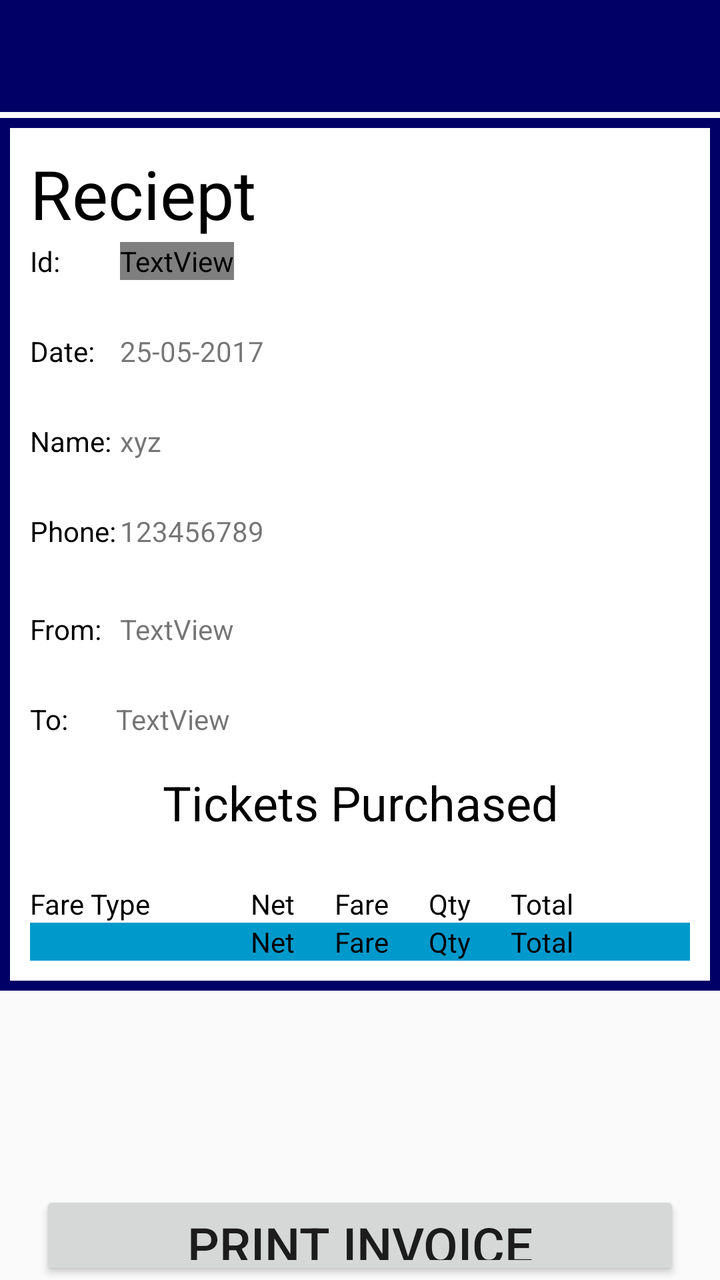
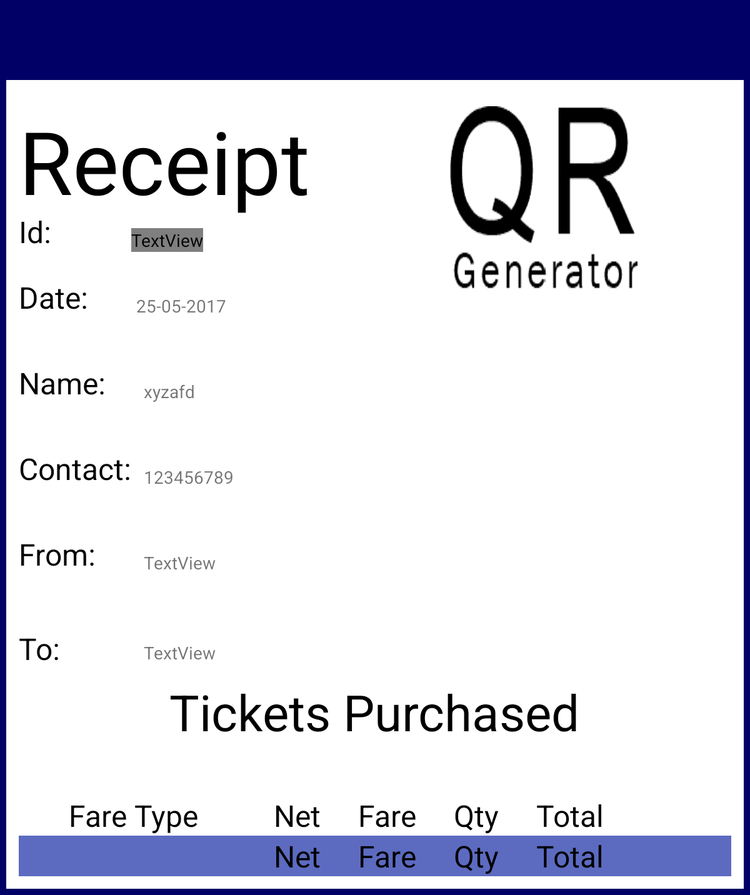

First picture: res/layout/ on a phone held upright. Second picture: the repository's own variant of that layout, on a device whose configuration matches the variant's folder. Source for both follows.
<!-- AndroidManifest.xml: application theme AppTheme -->
<!-- res/layout/invoice.xml -->
<?xml version="1.0" encoding="utf-8"?>
<LinearLayout xmlns:app="http://schemas.android.com/apk/res-auto"
    xmlns:android="http://schemas.android.com/apk/res/android"
    android:layout_width="match_parent"
    android:layout_height="wrap_content"
    android:orientation="vertical">
    <include
        android:id="@+id/app_bar_history"
        layout="@layout/app_bar">
    </include>


    <RelativeLayout
        android:layout_width="match_parent"
        android:layout_height="match_parent"
        android:background="@drawable/border"
        android:padding="15dp"

        android:orientation="vertical">

        <TextView
            android:id="@+id/receipt"
            android:layout_width="match_parent"
            android:layout_height="wrap_content"
            android:text="Reciept"
            android:textColor="@android:color/background_dark"
            android:textSize="34sp" />


        <TextView
            android:id="@+id/transId"
            android:layout_width="wrap_content"
            android:layout_height="wrap_content"
            android:layout_marginTop="47dp"
            android:text="Id:"
            android:textColor="@android:color/background_dark"
            android:textSize="14sp" />

        <TextView
            android:id="@+id/t_trans_id"
            android:layout_width="wrap_content"
            android:layout_height="wrap_content"
            android:layout_alignBottom="@+id/transId"
            android:layout_marginLeft="30dp"
            android:layout_marginStart="30dp"
            android:layout_toEndOf="@+id/transId"
            android:layout_toRightOf="@+id/transId"
            android:text="12345"
            android:textColor="@color/zxing_custom_result_view" />

        <TextView
            android:id="@+id/textView11"
            android:layout_width="wrap_content"
            android:layout_height="wrap_content"
            android:layout_below="@id/transId"
            android:layout_marginTop="26dp"
            android:text="Date:"
            android:textColor="@android:color/background_dark"
            android:textSize="14sp" />

        <TextView
            android:id="@+id/t_date"
            android:layout_width="wrap_content"
            android:layout_height="wrap_content"
            android:text="25-05-2017"
            android:layout_above="@+id/textView13"
            android:layout_alignLeft="@+id/t_trans_id"
            android:layout_alignStart="@+id/t_trans_id" />

        <TextView
            android:id="@+id/textView13"
            android:layout_width="wrap_content"
            android:layout_height="wrap_content"
            android:layout_below="@+id/textView11"
            android:layout_marginTop="26dp"
            android:text="Name:"
            android:textColor="@android:color/background_dark"
            android:textSize="14sp" />

        <TextView
            android:id="@+id/t_cust_name"
            android:layout_width="wrap_content"
            android:layout_height="wrap_content"
            android:layout_alignBottom="@+id/textView13"
            android:text="xyz"
            android:layout_alignTop="@+id/textView13"
            android:layout_alignLeft="@+id/t_date"
            android:layout_alignStart="@+id/t_date" />

        <TextView
            android:id="@+id/textView15"
            android:layout_width="wrap_content"
            android:layout_height="wrap_content"
            android:layout_below="@+id/t_cust_name"
            android:layout_marginTop="26dp"
            android:text="Phone:"
            android:textColor="@android:color/background_dark"
            android:textSize="14sp" />

        <TextView
            android:id="@+id/t_contact"
            android:layout_width="wrap_content"
            android:layout_height="wrap_content"
            android:layout_alignBottom="@+id/textView15"
            android:text="123456789"
            android:layout_alignLeft="@+id/t_cust_name"
            android:layout_alignStart="@+id/t_cust_name" />

        <LinearLayout
            android:id="@+id/layout1"
            android:layout_width="match_parent"
            android:layout_height="75dp"
            android:layout_below="@+id/textView15"
            android:weightSum="1">

            <TextView
                android:id="@+id/textView4"
                android:layout_width="wrap_content"
                android:layout_height="wrap_content"
                android:layout_marginTop="30dp"
                android:text="From:"
                android:textColor="@android:color/background_dark" />

            <TextView
                android:id="@+id/t_from"
                android:layout_width="match_parent"
                android:layout_height="wrap_content"
                android:layout_marginLeft="9dp"
                android:layout_marginTop="30dp"
                android:text="TextView" />
        </LinearLayout>

        <LinearLayout

            android:layout_width="match_parent"
            android:layout_height="wrap_content"
            android:layout_below="@+id/layout1">

            <TextView
                android:id="@+id/textView6"
                android:layout_width="wrap_content"
                android:layout_height="wrap_content"
                android:text="To:"
                android:textColor="@android:color/background_dark" />

            <TextView
                android:id="@+id/t_to"
                android:layout_width="match_parent"
                android:layout_height="wrap_content"
                android:layout_marginLeft="24dp"
                android:text="TextView" />
        </LinearLayout>

        <ImageView
            android:id="@+id/imageView"
            android:layout_width="110dp"
            android:layout_height="110dp"
            android:layout_marginEnd="31dp"
            android:layout_marginRight="31dp"
            android:layout_alignBottom="@+id/t_date"
            android:layout_alignParentRight="true"
            android:layout_alignParentEnd="true" />

        <TextView
            android:id="@+id/ticketPurchasedHeading"
            android:layout_width="wrap_content"
            android:layout_height="wrap_content"
            android:layout_below="@+id/layout1"
            android:layout_centerHorizontal="true"
            android:layout_marginTop="30dp"
            android:gravity="center"
            android:padding="5dp"
            android:text="Tickets Purchased"
            android:textColor="@android:color/background_dark"
            android:textSize="24sp" />

        <ScrollView
            android:id="@+id/scrollView2"
            android:layout_width="match_parent"
            android:layout_height="wrap_content"
            android:layout_below="@+id/ticketPurchasedHeading"
            android:layout_marginTop="20dp">

            <TableLayout xmlns:android="http://schemas.android.com/apk/res/android"
                android:layout_width="match_parent"
                android:layout_height="match_parent">

                <TableRow
                    android:layout_width="match_parent"
                    android:layout_height="wrap_content">

                    <TextView
                        android:layout_width="wrap_content"
                        android:layout_height="wrap_content"
                        android:layout_column="1"
                        android:text="Fare Type"
                        android:textColor="#000"
                        android:textSize="14dp" />

                    <TextView
                        android:layout_width="wrap_content"
                        android:layout_height="wrap_content"
                        android:layout_column="2"
                        android:layout_marginLeft="50dp"
                        android:text="Net"
                        android:textColor="#000"
                        android:textSize="14dp" />

                    <TextView
                        android:layout_width="wrap_content"
                        android:layout_height="wrap_content"
                        android:layout_column="3"
                        android:layout_marginLeft="20dp"
                        android:text="Fare"
                        android:textColor="#000"
                        android:textSize="14dp" />

                    <TextView
                        android:layout_width="wrap_content"
                        android:layout_height="wrap_content"
                        android:layout_column="4"
                        android:layout_marginLeft="20dp"
                        android:text="Qty"
                        android:textColor="#000"
                        android:textSize="14dp" />

                    <TextView
                        android:layout_width="wrap_content"
                        android:layout_height="wrap_content"
                        android:layout_column="5"
                        android:layout_marginLeft="20dp"
                        android:text="Total"
                        android:textColor="#000"
                        android:textSize="14dp" />

                </TableRow>

                <TableRow android:background="@android:color/holo_blue_dark">

                    <TextView
                        android:id="@+id/fareType"
                        android:layout_width="wrap_content"
                        android:layout_height="wrap_content"
                        android:layout_column="1"
                        android:layout_marginLeft="30dp" />

                    <TextView
                        android:id="@+id/net"
                        android:layout_width="wrap_content"
                        android:layout_height="wrap_content"
                        android:layout_column="2"
                        android:layout_marginLeft="50dp"
                        android:text="Net"
                        android:textColor="#000"
                        android:textSize="14dp" />

                    <TextView
                        android:id="@+id/farePrice"
                        android:layout_width="wrap_content"
                        android:layout_height="wrap_content"
                        android:layout_column="3"
                        android:layout_marginLeft="20dp"
                        android:text="Fare"
                        android:textColor="#000"
                        android:textSize="14dp" />

                    <TextView
                        android:id="@+id/no_of_persons"
                        android:layout_width="wrap_content"
                        android:layout_height="wrap_content"
                        android:layout_column="4"
                        android:layout_marginLeft="20dp"
                        android:text="Qty"
                        android:textColor="#000"
                        android:textSize="14dp" />

                    <TextView
                        android:id="@+id/total"
                        android:layout_width="wrap_content"
                        android:layout_height="wrap_content"
                        android:layout_column="5"
                        android:layout_marginLeft="20dp"
                        android:text="Total"
                        android:textColor="#000"
                        android:textSize="14dp" />

                </TableRow>
            </TableLayout>
        </ScrollView>
    </RelativeLayout>



        <Button
            android:id="@+id/print"
            android:layout_width="match_parent"
            android:layout_height="wrap_content"
            android:text="Print Invoice"
            android:layout_marginTop="100dp"
            android:layout_marginLeft="20dp"
            android:layout_marginRight="20dp"
            android:layout_gravity="center_horizontal|center"
            android:textSize="25sp" />




</LinearLayout>
<!-- res/layout/app_bar.xml (included above) -->
<?xml version="1.0" encoding="utf-8"?>
<android.support.v7.widget.Toolbar

xmlns:android="http://schemas.android.com/apk/res/android"

    android:orientation="vertical"
    android:layout_width="match_parent"
    android:layout_height="wrap_content"

    android:background="#000066"
    android:layout_marginBottom="3dp"
    >

</android.support.v7.widget.Toolbar>
<!-- resources referenced by this layout -->
<resources>
  <!-- drawable border (drawable) -->
  <?xml version="1.0" encoding="utf-8"?>
  <layer-list xmlns:android="http://schemas.android.com/apk/res/android">
      <item>
          <shape android:shape="rectangle">
              <solid android:color="#000066" />
          </shape>
      </item>
      <item android:left="5dp" android:right="5dp"  android:top="5dp" android:bottom="5dp" >
          <shape android:shape="rectangle">
              <solid android:color="#fff" />
          </shape>
      </item>
  </layer-list>
  <style name="AppTheme" parent="Theme.AppCompat.Light.NoActionBar">
          
          <item name="colorPrimary">@color/colorPrimary</item>
          <item name="colorPrimaryDark">@color/colorPrimaryDark</item>
          <item name="colorAccent">@color/colorAccent</item>
      </style>
  <color name="colorPrimary">#5c6bc0</color>
  <color name="colorPrimaryDark">#303F9F</color>
  <color name="colorAccent">#3949ab</color>
</resources>
<!-- res/layout-sw600dp/invoice.xml (the repository's variant of the layout above) -->
<!-- drawn on a 7-inch tablet held upright -->
<?xml version="1.0" encoding="utf-8"?>
<LinearLayout
    xmlns:android="http://schemas.android.com/apk/res/android"
    android:layout_width="match_parent"
    android:layout_height="wrap_content"
    android:orientation="vertical"
    android:background="@drawable/border">
    <include
        android:id="@+id/app_bar_history"
        layout="@layout/app_bar">
    </include>

    <RelativeLayout
        android:layout_width="match_parent"
        android:layout_height="match_parent"
        android:layout_margin="15dp"
        android:layout_marginStart="15dp"
        android:orientation="vertical">

        <TextView
            android:layout_width="match_parent"
            android:layout_height="wrap_content"
            android:text="Receipt"
            android:textColor="@android:color/background_dark"
            android:textSize="70dp" />

        <TextView
            android:id="@+id/transId"
            android:layout_width="wrap_content"
            android:layout_height="wrap_content"
            android:layout_marginTop="87dp"
            android:text="Id:"
            android:textColor="@android:color/background_dark"
            android:textSize="24sp" />

        <TextView
            android:id="@+id/t_trans_id"
            android:layout_width="wrap_content"
            android:layout_height="wrap_content"
            android:layout_alignBottom="@+id/transId"
            android:layout_marginLeft="64dp"
            android:layout_marginStart="64dp"
            android:layout_toEndOf="@+id/transId"
            android:layout_toRightOf="@+id/transId"
            android:text="12345"
            android:textColor="@color/zxing_custom_result_view" />

        <TextView
            android:id="@+id/textView11"
            android:layout_width="wrap_content"
            android:layout_height="wrap_content"
            android:layout_below="@id/transId"
            android:layout_marginTop="20dp"
            android:text="Date:"
            android:textColor="@android:color/background_dark"
            android:textSize="24sp" />

        <TextView
            android:id="@+id/t_date"
            android:layout_width="wrap_content"
            android:layout_height="wrap_content"
            android:layout_above="@+id/textView13"
            android:layout_marginLeft="94dp"

            android:text="25-05-2017" />

        <TextView
            android:id="@+id/textView13"
            android:layout_width="wrap_content"
            android:layout_height="wrap_content"
            android:layout_alignLeft="@+id/transId"
            android:layout_alignStart="@+id/transId"
            android:layout_below="@+id/textView11"
            android:layout_marginTop="36dp"
            android:text="Name:"
            android:textColor="@android:color/background_dark"
            android:textSize="24sp" />

        <TextView
            android:id="@+id/t_cust_name"
            android:layout_width="wrap_content"
            android:layout_height="wrap_content"
            android:layout_alignBottom="@+id/textView13"
            android:layout_alignLeft="@+id/textView13"
            android:layout_marginLeft="100dp"
            android:text="xyzafd" />

        <TextView

            android:id="@+id/textView15"
            android:layout_width="wrap_content"
            android:layout_height="wrap_content"
            android:layout_alignParentLeft="true"
            android:layout_alignParentStart="true"
           android:layout_below="@+id/textView13"
            android:layout_marginTop="36dp"
            android:text="Contact:"
            android:textColor="@android:color/background_dark"
            android:textSize="24sp" />

        <TextView
            android:id="@+id/t_contact"
            android:layout_width="wrap_content"
            android:layout_height="wrap_content"
            android:layout_alignBottom="@+id/textView15"
            android:layout_alignLeft="@+id/textView15"
            android:layout_marginLeft="100dp"
            android:text="123456789" />

        <TextView
            android:id="@+id/textView17"
            android:layout_width="wrap_content"
            android:layout_height="wrap_content"
            android:layout_alignParentLeft="true"
            android:layout_alignParentStart="true"
            android:layout_below="@+id/textView15"
            android:layout_marginTop="36dp"
            android:text="From:"
            android:textColor="@android:color/background_dark"
            android:textSize="24sp" />

        <TextView
            android:id="@+id/textView18"
            android:layout_width="wrap_content"
            android:layout_height="wrap_content"
            android:layout_alignEnd="@+id/textView17"
            android:layout_alignLeft="@+id/textView13"
            android:layout_alignRight="@+id/textView17"
            android:layout_alignStart="@+id/textView13"
            android:layout_below="@+id/textView17"
            android:layout_marginTop="43dp"
            android:text="To:"
            android:textColor="@android:color/background_dark"
            android:textSize="24sp" />

        <ImageView
            android:id="@+id/imageView"
            android:layout_width="150dp"
            android:layout_height="150dp"
            android:background="@drawable/qr_img"
            android:layout_marginRight="75dp"
            android:layout_marginEnd="75dp"
            android:layout_above="@+id/t_date"
            android:layout_alignParentRight="true"
            android:layout_alignParentEnd="true" />

        <TextView
            android:id="@+id/t_from"
            android:layout_width="wrap_content"
            android:layout_height="wrap_content"
            android:layout_alignBottom="@+id/textView17"
            android:layout_alignLeft="@+id/textView17"
            android:layout_marginLeft="100dp"
            android:text="TextView" />

        <TextView
            android:id="@+id/t_to"
            android:layout_width="wrap_content"
            android:layout_height="30dp"
            android:layout_alignEnd="@+id/t_from"
            android:layout_alignRight="@+id/t_from"
            android:layout_below="@+id/t_from"
            android:layout_marginLeft="4dp"
            android:layout_marginTop="53dp"
            android:text="TextView" />
        <TextView
            android:id="@+id/tvTicketPurchased"
            android:layout_width="wrap_content"
            android:layout_height="wrap_content"
            android:gravity="center"
            android:text="Tickets Purchased"
            android:textColor="@android:color/background_dark"
            android:textSize="40dp"
            android:layout_below="@+id/t_to"
            android:layout_centerHorizontal="true" />

        <ScrollView
            android:layout_width="match_parent"
            android:layout_height="wrap_content"
            android:layout_below="@+id/tvTicketPurchased"
            android:layout_marginTop="40dp">

            <TableLayout xmlns:android="http://schemas.android.com/apk/res/android"
                android:layout_width="match_parent"
                android:layout_height="match_parent">

                <TableRow
                    android:layout_width="match_parent"
                    android:layout_height="wrap_content">

                    <TextView
                        android:layout_width="wrap_content"
                        android:layout_height="wrap_content"
                        android:layout_column="1"
                        android:layout_marginLeft="40dp"
                        android:text="Fare Type"
                        android:textColor="#000"
                        android:textSize="24dp" />

                    <TextView
                        android:layout_width="wrap_content"
                        android:layout_height="wrap_content"
                        android:layout_column="2"
                        android:layout_marginLeft="60dp"
                        android:text="Net"
                        android:textColor="#000"
                        android:textSize="24dp" />

                    <TextView
                        android:layout_width="wrap_content"
                        android:layout_height="wrap_content"
                        android:layout_column="3"
                        android:layout_marginLeft="30dp"
                        android:text="Fare"
                        android:textColor="#000"
                        android:textSize="24dp" />

                    <TextView
                        android:layout_width="wrap_content"
                        android:layout_height="wrap_content"
                        android:layout_column="4"
                        android:layout_marginLeft="30dp"
                        android:text="Qty"
                        android:textColor="#000"
                        android:textSize="24dp" />

                    <TextView
                        android:layout_width="wrap_content"
                        android:layout_height="wrap_content"
                        android:layout_column="5"
                        android:layout_marginLeft="30dp"
                        android:text="Total"
                        android:textColor="#000"
                        android:textSize="24dp" />

                </TableRow>

                <TableRow android:background="@color/colorPrimary">

                    <TextView
                        android:id="@+id/fareType"
                        android:layout_width="wrap_content"
                        android:layout_height="wrap_content"
                        android:layout_column="1"
                        android:layout_marginLeft="40dp" />

                    <TextView
                        android:id="@+id/net"
                        android:layout_width="wrap_content"
                        android:layout_height="wrap_content"
                        android:layout_column="2"
                        android:layout_marginLeft="60dp"
                        android:text="Net"
                        android:textColor="#000"
                        android:textSize="24dp" />

                    <TextView
                        android:id="@+id/farePrice"
                        android:layout_width="wrap_content"
                        android:layout_height="wrap_content"
                        android:layout_column="3"
                        android:layout_marginLeft="30dp"
                        android:text="Fare"
                        android:textColor="#000"
                        android:textSize="24dp" />

                    <TextView
                        android:id="@+id/no_of_persons"
                        android:layout_width="wrap_content"
                        android:layout_height="wrap_content"
                        android:layout_column="4"
                        android:layout_marginLeft="30dp"
                        android:text="Qty"
                        android:textColor="#000"
                        android:textSize="24dp" />

                    <TextView
                        android:id="@+id/total"
                        android:layout_width="wrap_content"
                        android:layout_height="wrap_content"
                        android:layout_column="5"
                        android:layout_marginLeft="30dp"
                        android:text="Total"
                        android:textColor="#000"
                        android:textSize="24dp" />

                </TableRow>
            </TableLayout>
        </ScrollView>
    </RelativeLayout>


</LinearLayout>
<!-- resources referenced by the variant -->
<!-- as a 7-inch tablet held upright resolves them -->
<resources>
  <color name="colorPrimary">#5c6bc0</color>
  <!-- drawable border (drawable) -->
  <?xml version="1.0" encoding="utf-8"?>
  <layer-list xmlns:android="http://schemas.android.com/apk/res/android">
      <item>
          <shape android:shape="rectangle">
              <solid android:color="#000066" />
          </shape>
      </item>
      <item android:left="5dp" android:right="5dp"  android:top="5dp" android:bottom="5dp" >
          <shape android:shape="rectangle">
              <solid android:color="#fff" />
          </shape>
      </item>
  </layer-list>
  <!-- drawable qr_img: jpg bitmap (drawable, 17304 bytes) -->
  <style name="AppTheme" parent="Theme.AppCompat.Light.NoActionBar">
          
          <item name="colorPrimary">@color/colorPrimary</item>
          <item name="colorPrimaryDark">@color/colorPrimaryDark</item>
          <item name="colorAccent">@color/colorAccent</item>
      </style>
  <color name="colorPrimaryDark">#303F9F</color>
  <color name="colorAccent">#3949ab</color>
</resources>
